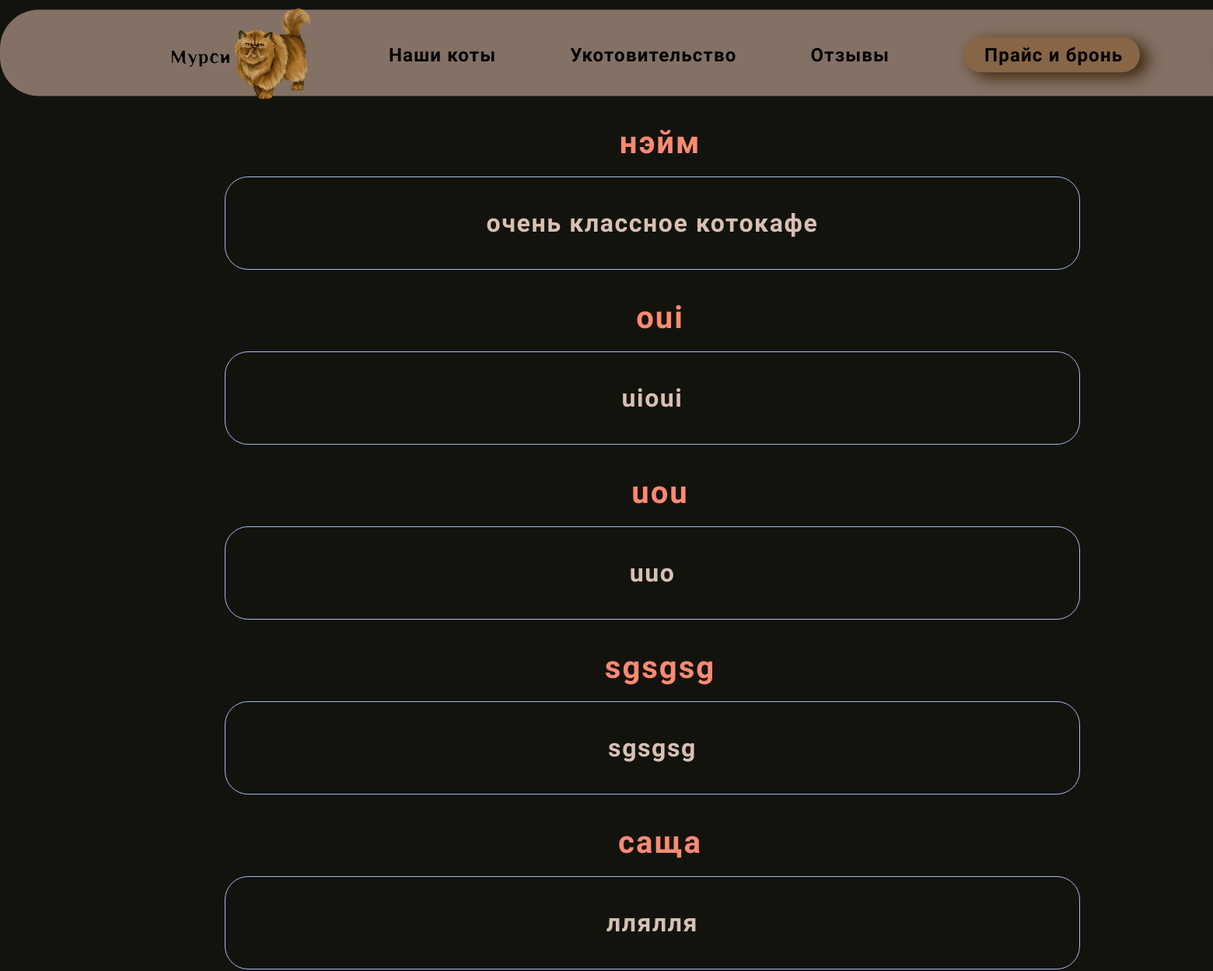
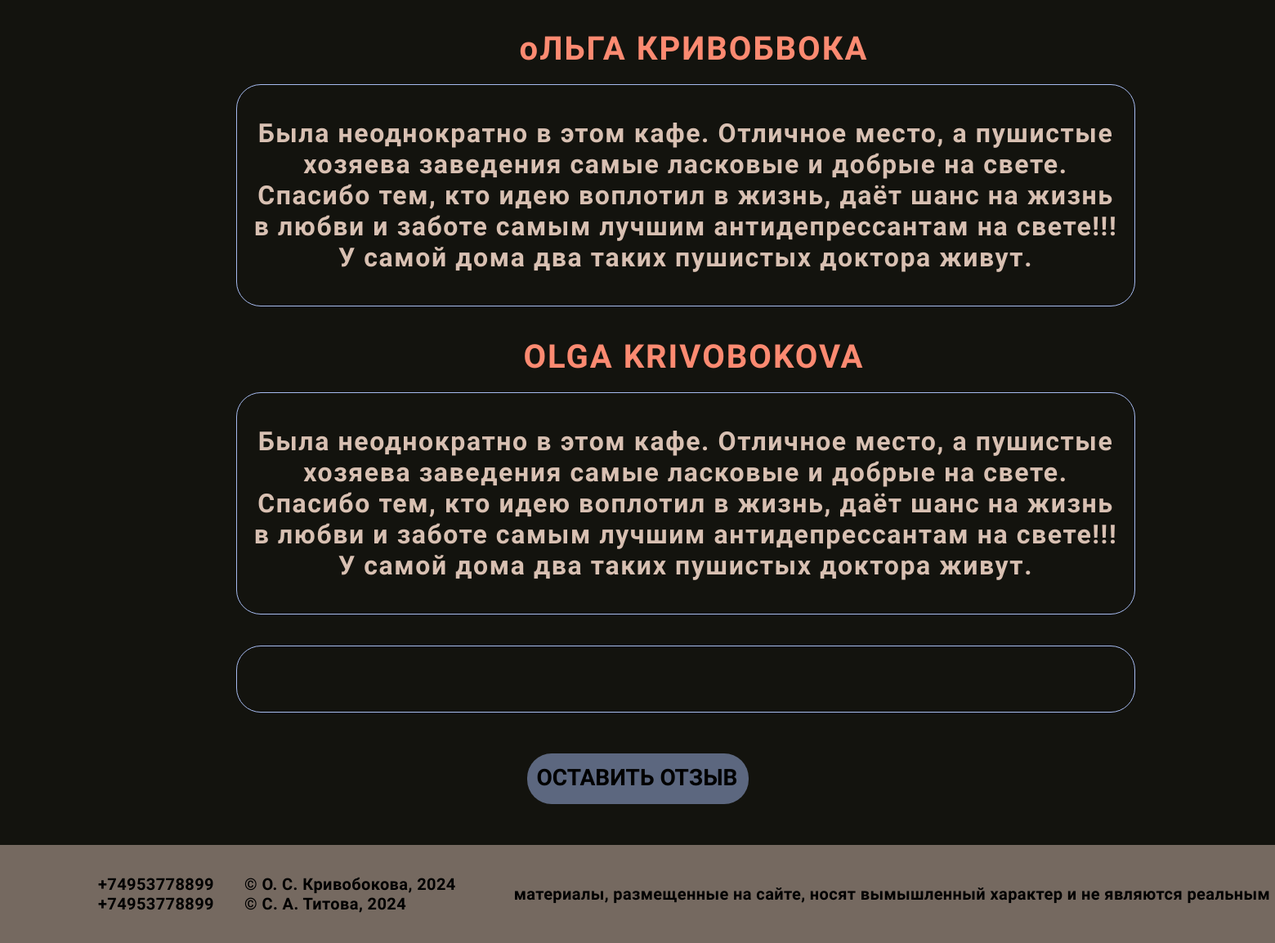
The app's page /reviews with its own data (2 pictures, top to bottom).
### app.py (models this page shows, shortened)
class Reviews(db.Model):
    id = db.Column(db.Integer, primary_key=True)
    user_name = db.Column(db.String, nullable=False)
    text = db.Column(db.Text, nullable=False)

### app.py (the view)
@app.route('/reviews')
def reviews():
    all_rev = Reviews.query.all()
    return render_template('reviews.html', all_rev=all_rev)

### templates/reviews.html (shortened to what this page needs)
<!DOCTYPE html>
<html lang="Ru">
<head>
    <link rel="stylesheet" href="/static/css/Rev_main.css">
</head>
<body>
    <header>
        <div class="HeadMenu">
            <svg class="MenuBg" xmlns="http://www.w3.org/2000/svg" width="1678" height="111" viewBox="0 0 1678 111" fill="none">
                <path d="M0 50C0 22.3858 22.3858 0 50 0H1628C1655.61 0 1678 22.3858 1678 50V61C1678 88.6142 1655.61 111 1628 111H50C22.3858 111 0 88.6142 0 61V50Z" fill="#B49989" fill-opacity="0.71"/>
            </svg>
        </div>
        <div class="HeaderList">
                    <div class="Logo">
                        <a  class='LogoText' href="{{ url_for('index') }}"><img src="/static/img/textlogo.png" alt="Текст логотипа"></a>
                        <a id='CatLogo' href="{{ url_for('index') }}"><img src="/static/img/logo.png" alt="Логотип"></a>
                    </div>
                    <a class='MenuText' href="{{ url_for('our_cat') }}">Наши коты</a>
                    <a class='MenuText' href="{{ url_for('get_cat') }}">Укотовительство</a>
                    <a class='MenuText' href="{{ url_for('reviews') }}">Отзывы</a>
                    <a class='Bron' href="{{ url_for('price') }}">Прайс и бронь</a>
        </div>
    </header>
    <div class="container">
        <div class="PageRev">
            {% for el in all_rev %}
                <div class="ElemRev">
                    <div class="DName"><h3 class="H3Name">{{ el.user_name }}</h3></div>
                    <p class="TextRev">{{ el.text }}</p>
                </div>
            {% endfor %}
        </div>
        <div class="GetRev"><a class="AGetRev" href="{{ url_for('add_rev') }}">ОСТАВИТЬ ОТЗЫВ</a></div>
    </div>
    <footer>
        <div class="Number">
            <p>+74953778899</p>
            <p>+74953778899</p>
        </div>
        <div class="NAME">
            <p>© О. С. Кривобокова, 2024</p>
            <p>© С. А. Титова, 2024</p>
        </div>
        <p class="Ps">материалы, размещенные на сайте, носят вымышленный характер и не являются реальным кафе</p>
    </footer>
</body>
</html>

### static/css/Rev_main.css (style rules this page uses)
*,*::before,*:after { box-sizing: border-box; margin: 0; }
.container { max-width: 1676px; margin: 0 auto; }
html { max-width: 100%; max-height: 100%; }
body { font-family: "Philosopher"; overflow-x: hidden; background: #13130E; touch-action: none; overflow-x: hidden; }
a { text-decoration: none; }
header { max-width: 1676px; height: 122px; margin: 0 auto; }
.HeadMenu { position: relative; }
.MenuBg { position: absolute; max-width: 1676px; height: 122px; margin: 7px auto 0; z-index: 0; }
.HeaderList { display: flex; align-items: center; justify-content: space-between; color: #000; font-size: 24px; font-style: normal; font-weight: 700; line-height: normal; letter-spacing: 1.2px; width: 1676px; height: 111px; position: absolute; left: 221px; padding-right: 222px; z-index: 10000; top: 15px; }
.Bron { width: 227px; height: 45px; border-radius: 30px; background: #876545; border: 0; box-shadow: 10px 6px 20px 0px #3C250B; color: #000; font-family: "Philosopher"; font-size: 24px; font-style: normal; font-weight: 700; line-height: normal; letter-spacing: 1.2px; padding-top: 9px; padding-left: 27px; }
.MenuText { color: #000; font-family: "Philosopher"; font-size: 24px; font-style: normal; font-weight: 700; line-height: normal; letter-spacing: 1.2px; }
.Logo { display: flex; align-items: center; }
.LogoText { margin-top: 15px; }
#CatLogo { margin-left: 5px; }
.PageRev { height: auto; }
.ElemRev { width: 1678px; height: auto; margin-bottom: 20px; }
.H3Name { color: #FC8A71; font-size: 40px; font-style: normal; font-weight: 700; line-height: normal; letter-spacing: 2px; width: 100%; text-align: center; }
.DName { margin: 38px 0 20px 20px; stroke-width: 1px; stroke: #FC8A71; }
.TextRev { color: #D8C0B2; text-align: center; font-size: 32px; font-style: normal; font-weight: 700; line-height: normal; letter-spacing: 1.6px; max-width: 1100px; margin: 0 auto; border-radius: 30px; border: 1px solid #A6BBF0; padding: 40px 20px 40px; }
.GetRev { width: 271px; height: 62px; padding: 13px 12px; border-radius: 30px; background: rgba(166, 187, 240, 0.50); margin: 50px auto 50px; }
.AGetRev { color: #000; font-size: 28px; font-style: normal; font-weight: 700; line-height: normal; }
footer { width: 1920px; height: 120px; background: rgba(117, 105, 96, 1); display: flex; color: #000; font-size: 20px; font-style: normal; font-weight: 700; line-height: normal; letter-spacing: 0.4px; }
.Number { margin-left: 120px; margin-top: auto; margin-bottom: auto; }
.NAME { margin-left: 37px; margin-top: auto; margin-bottom: auto; }
.Ps { margin-left: 71px; margin-top: auto; margin-bottom: auto; }

### records on screen
Reviews: user_name "нэйм", text "очень классное котокафе"
Reviews: user_name "oui", text "uioui"
Reviews: user_name "uou", text "uuo"
Reviews: user_name "sgsgsg", text "sgsgsg"
Reviews: user_name "саща", text "ллялля"
Reviews: user_name "оЛЬГА КРИВОБВОКА", text "Была неоднократно в этом кафе. Отличное место, а пушистые хозяева заведения самые ласковые и добрые на свете. Спасибо тем, кто идею воплотил в жизнь, даёт шанс на жизнь в любви и заботе самым лучшим антидепрессантам на свете!!! У самой дома два таких пушистых доктора живут."
Reviews: user_name "OLGA KRIVOBOKOVA", text "Была неоднократно в этом кафе. Отличное место, а пушистые хозяева заведения самые ласковые и добрые на свете. Спасибо тем, кто идею воплотил в жизнь, даёт шанс на жизнь в любви и заботе самым лучшим антидепрессантам на свете!!! У самой дома два таких пушистых доктора живут."
